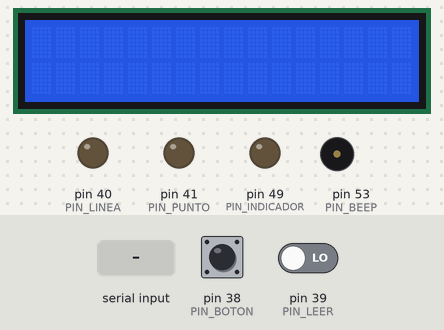
Recording of a sketch running on a simulated Arduino Mega 2560, built with avr-gcc and run on an emulated ATmega2560. Parts: 16×2 character LCD, output pins drawn as LEDs (lit = HIGH), buzzer (waves = sounding). Dashed ring = blinking. The inputs (shaded band) are chosen by the test bench; at power-on: pin 39 (PIN_LEER) LOW, pin 38 (PIN_BOTON) LOW.

Above: at 1.2 s.
1.3 s: "1\n" received over the second serial link
At 2.8 s:
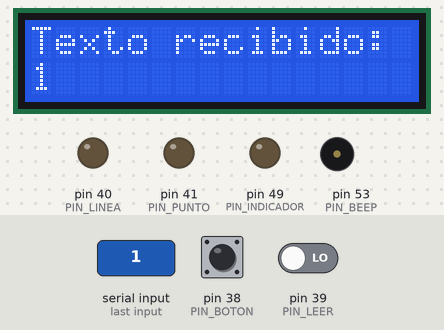
3.0 s: pin 39 (PIN_LEER) driven HIGH
At 3.22 s:
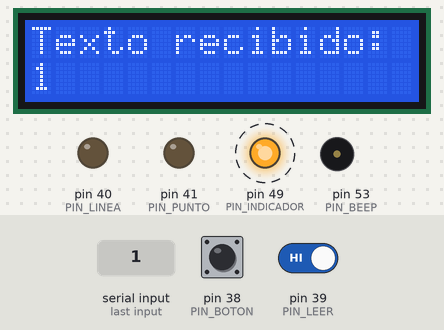
6.0 s: pin 39 (PIN_LEER) driven LOW
At 6.0 s:
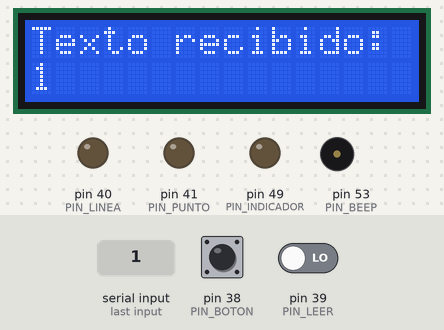
7.5 s: ".\n" received over the second serial link
At 7.9 s:
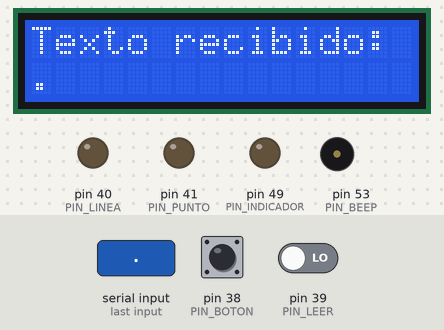
Timing chart, 0 to 10.0 s (numbered marks = the images above; inputs shaded):
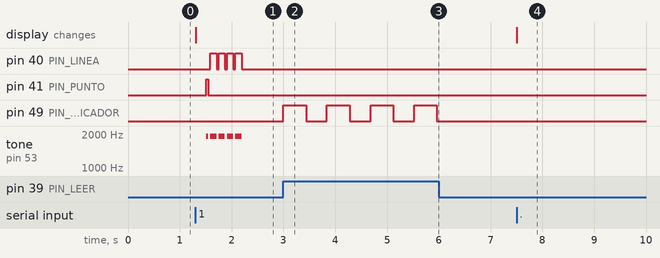

The sketch:

morsedeco-v2.ino
```cpp
#include <LiquidCrystal.h>
#include <SoftwareSerial.h>
#include "declaraciones.h"
#include "morse.h"

//  (RS, Enable, DB4, DB5, DB6, DB7)
LiquidCrystal lcd(PIN_RS, PIN_ENABLE, PIN_DB4, PIN_DB5, PIN_DB6, PIN_DB7);
SoftwareSerial swSerial(PIN_RX, PIN_TX);
String cadenaLectura;
String cadenaEscritura;
int cont = 0;
int cont2 = 0;

// cuando es true espera texto para transformarlo a código morse
// cuando es false espera botonazos para pasarlos a texto
boolean modoDecodificar = false;

void toggleLecturaEscritura() {
  // cambia el modo de decodificar a codificar y viceversa
  // el LED indicador se enciende si está en modo decodificar,
  // se apaga en caso contrario
  if  (digitalRead(PIN_LEER) == HIGH) {
    modoDecodificar = !modoDecodificar;
    if (modoDecodificar) {
      digitalWrite(PIN_INDICADOR, HIGH );
    } else {
      digitalWrite(PIN_INDICADOR, LOW );
      cadenaLectura = "";
    }
    delay(400); // para evitar debouncing
  }
}

void setup() {
  // defino cuales pines son de entrada y cuales de salida
  pinMode(PIN_BEEP, OUTPUT);
  pinMode(PIN_PUNTO, OUTPUT );
  pinMode(PIN_LINEA, OUTPUT );
  pinMode(PIN_LEER, INPUT);
  pinMode(PIN_BOTON, INPUT);
  pinMode(PIN_INDICADOR, OUTPUT);

  // valores por defecto
  digitalWrite(PIN_BEEP, LOW);
  digitalWrite(PIN_LINEA, LOW );
  digitalWrite(PIN_PUNTO, LOW );
  digitalWrite(PIN_INDICADOR, LOW );

  swSerial.begin(9600);
  // inicializar la pantalla lcd
  lcd.begin(16, 2);
}


void loop() {
  // veo si se presiono el botón para cambiar codificar/decodificar
  toggleLecturaEscritura();

  if (!modoDecodificar) {

    // espacio para traducir los botonazos a texto o intentarlo
    if (cadenaEscritura != "") {
      cadenaEscritura += " ";
      swSerial.write("Se recibio de los botones: ");
      swSerial.write('"');
      for(uint8_t i = 0; i < cadenaEscritura.length(); ++i){
        swSerial.write(cadenaEscritura[i]);
      }
      swSerial.write('"');
      swSerial.write('\n');

      cadenaEscritura = decodificar(cadenaEscritura);
      swSerial.write("Se pudo traducir a: ");
      for(uint8_t i = 0; i < cadenaEscritura.length(); ++i){
        swSerial.write(cadenaEscritura[i]);
      }
      swSerial.write('\n');
      lcd.print(cadenaEscritura);

      cadenaEscritura = "";
      swSerial.write((byte)0);
      delay(TIEMPO);
    }

    // fin del espacio


    cadenaLectura = "";

    while (swSerial.available()) {
      char c = swSerial.read();
      cadenaLectura += c;
      delay(1);
    }

    if (cadenaLectura != "") {
      lcd.noAutoscroll();
      lcd.clear();
      lcd.setCursor(0,0);
      lcd.print("Texto recibido: ");
      lcd.setCursor(0,1);
      for(int i = 0; i < cadenaLectura.length() - 1; i++) {
        lcd.print(cadenaLectura[i]);
        delay(200);
        if( i == 15)
          lcd.autoscroll();
      }

      String palabraMorse = codificar(cadenaLectura);
      swSerial.write('"');
      for (int i = 0; i <= palabraMorse.length(); i++) {
        switch (palabraMorse[i]) {
          case '.': //punto
            digitalWrite( PIN_PUNTO, HIGH );
            tone(PIN_BEEP, 1915);
            delay(TIEMPO);
            noTone(PIN_BEEP);
            digitalWrite( PIN_PUNTO, LOW );
            delay(TIEMPO);
            break;

          case '-': //guion
            digitalWrite(PIN_LINEA, HIGH );
            tone(PIN_BEEP, 1915);
            delay(TIEMPO * 3);
            noTone(PIN_BEEP);
            digitalWrite( PIN_LINEA, LOW );
            delay(TIEMPO);
            break;

          case ' ': //espacio
            delay(TIEMPO);
        }
        swSerial.write(palabraMorse[i]);
      }
      swSerial.write('"');
      swSerial.write('\n');
      delay(1);
      swSerial.write((byte)0);
    }

  } else {
    // en modo decodificar
    // esperando que el usuario introduzca el codigo morse con el boton
    if  (digitalRead(PIN_BOTON) == HIGH) {
      // el boton se presionó
      if (cont2 <= 12 && cont2 > 6) {
        cadenaEscritura += " ";
      } else if (cont2 > 12) {
        cadenaEscritura += "     ";
      }
      cont++;
      swSerial.write('*');
      delay(TIEMPO);

      cont2 = 0;
    } else {
      // el boton se soltó

      if (cont <= 5 && cont >= 1) {
        cadenaEscritura += ".";
      } else if (cont > 6) {
        cadenaEscritura += "-";
      }
      swSerial.write(' ');
      cont2++;
      delay(TIEMPO);

      cont = 0;
    }
  }
}
```

declaraciones.h
```cpp
#define PIN_RX        10  // pin para TX del bluetooth
#define PIN_TX        11  // pin para RX del bluetooth
#define PIN_BEEP      53  // pin para el piezo
#define PIN_LINEA     40  // pin para los LED que representan la linea
#define PIN_PUNTO     41  // pin para los LED que representan el punto
#define PIN_LEER      39  // pin para cambiar en modo codificar y decodificar
                          // modo codificar: cuando espera datos desde android
                          // modo decodificar: cuando espera botonazos
#define PIN_BOTON     38  // pin para el botón con el que se introducirá código morse
#define PIN_INDICADOR 49  // se utiliza para saber si está en modo codificar o decodificar

// Pines para la pantalla LCD
#define PIN_RS        31
#define PIN_ENABLE    30
#define PIN_DB4       27
#define PIN_DB5       26
#define PIN_DB6       25
#define PIN_DB7       24

//Tiempo de eventos en milisegundos
//Esta tendrá que ser una variable para el tiempo de reproducciónde los sonidos en morse
#define TIEMPO        40
```

morse.h
```cpp
//Estructura para mapear todos los caracteres de codigo morse
static const struct {
  const char letra, *codigo;
}

MAPA_MORSE[] = {
  { 'A', ".-"    },
  { 'B', "-..."  },
  { 'C', "-.-."  },
  { 'D', "-.."   },
  { 'E', "."     },
  { 'F', "..-."  },
  { 'G', "--."   },
  { 'H', "...."  },
  { 'I', ".."    },
  { 'J', ".---"  },
  { 'K', ".-.-"  },
  { 'L', ".-.."  },
  { 'M', "--"    },
  { 'N', "-."    },
  { 'O', "---"   },
  { 'P', ".--."  },
  { 'Q', "--.-"  },
  { 'R', ".-."   },
  { 'S', "..."   },
  { 'T', "-"     },
  { 'U', "..-"   },
  { 'V', "...-"  },
  { 'W', ".--"   },
  { 'X', "-..-"  },
  { 'Y', "-.--"  },
  { 'Z', "--.."  },
  { ' ', "     " }, //El espacio se representara con 5 tiempos sin  luz y sonido
  { '1', ".----" },
  { '2', "..---" },
  { '3', "...--" },
  { '4', "....-" },
  { '5', "....." },
  { '6', "-...." },
  { '7', "--..." },
  { '8', "---.." },
  { '9', "----." },
  { '0', "-----" }
};

// pasa una palabra a notacion de puntos y guiones
String codificar(String cadena) {
  String palabraMorse = "";
  for (int i = 0; cadena[i]; i++) {
    for (int j = 0; j < sizeof MAPA_MORSE / sizeof *MAPA_MORSE; j++) {
      if ( toupper(cadena[i]) == MAPA_MORSE[j].letra) {
        palabraMorse += MAPA_MORSE[j].codigo;
        break;
      }
    }
    palabraMorse += " "; //Se agrega un espacio para separar los caracteres
  }
  return palabraMorse;
}

// pasa de notación de puntos y guiones hacia una palabra
String decodificar(String morse) {
  String mensaje = "";
  int ultPos = 0;
  int pos = morse.indexOf(' ');
  while ( ultPos <= morse.lastIndexOf(' ') ) {
    for ( int i = 0; i < sizeof MAPA_MORSE / sizeof *MAPA_MORSE; i++) {
      if ( morse.substring(ultPos, pos) == MAPA_MORSE[i].codigo ) {
        mensaje += MAPA_MORSE[i].letra;
      }
    }
    ultPos = pos + 1;
    pos = morse.indexOf(' ', ultPos);
    // maneja espacios entre palabras (5 espacios)
    while ( morse[ultPos] == ' ' && morse[pos + 1] == ' ' ) {
      pos ++;
    }
  }
  return mensaje;
}
```

Measured:
- after the input at 1.3 s, pin 40 (PIN_LINEA): alternates HIGH for 0.12 s and LOW for 0.04 s, 8 changes in all, then stays LOW, starting after 0.29 s; pin 41 (PIN_PUNTO): LOW → HIGH after 0.21 s, → LOW 0.04 s later
- after the input at 3.0 s, pin 49 (PIN_INDICADOR): alternates HIGH for 0.44 s and LOW for 0.40 s, starting at once
- after the input at 6.0 s, pin 49 (PIN_INDICADOR): stays LOW (without the input it goes to HIGH after 0.36 s)
- after the input at 7.5 s, the display: changes at once (image 4)
